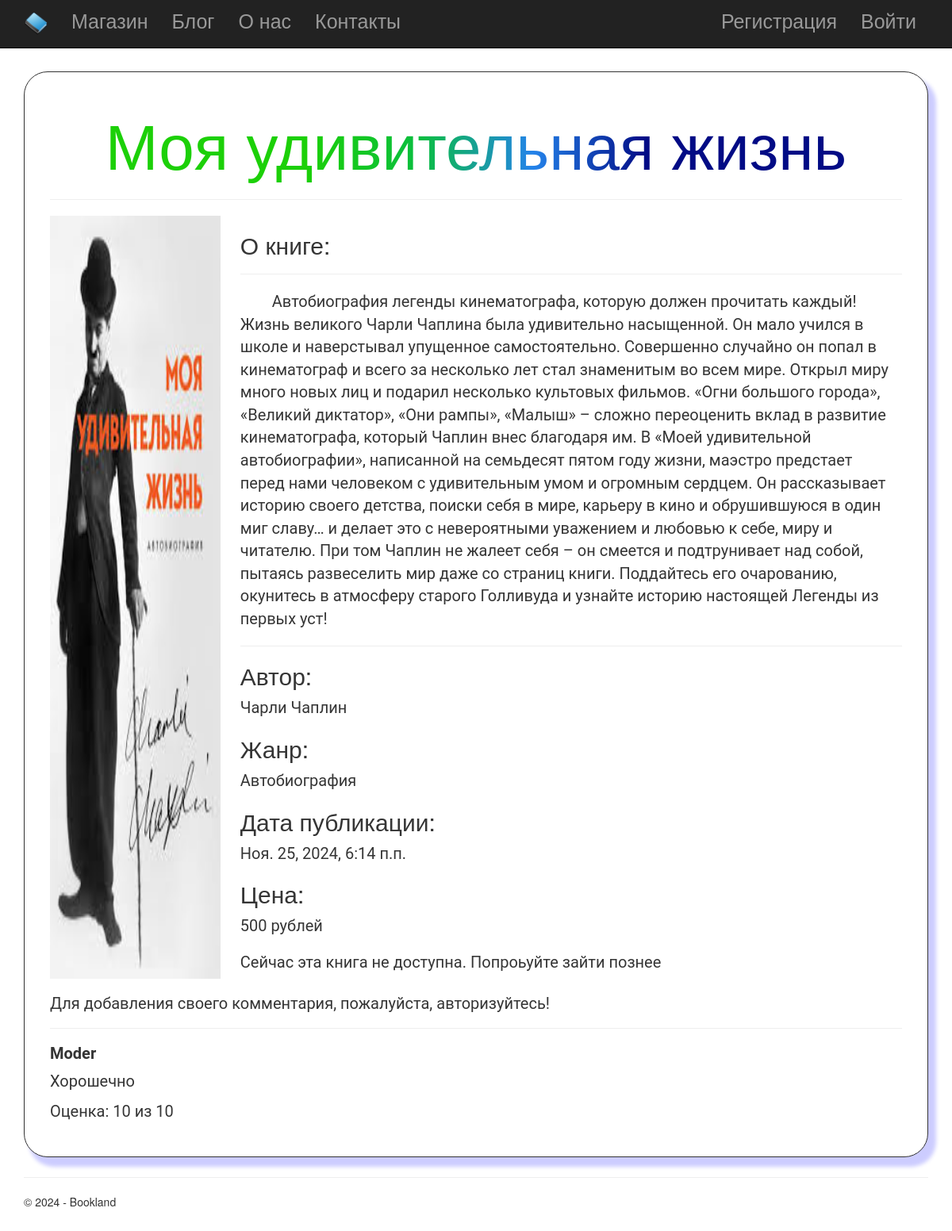
Screenshot of /product/9785041097301/ with the database file from the repository.
### app/models.py (models this page shows, shortened)
class Books(models.Model):
    isbn = models.IntegerField(unique = True, verbose_name = "Isbn", primary_key = True)
    title = models.CharField(max_length = 100, verbose_name = "Заголовок")
    about = models.TextField(verbose_name = "Краткое описание")
    genre = models.CharField(max_length = 100, verbose_name = "Жанр книги")
    posted = models.DateTimeField(verbose_name = "Дата публикации")
    author = models.CharField(max_length = 256, verbose_name = "Автор")
    image = models.FileField(verbose_name = "Фото товара")
    prise = models.IntegerField(verbose_name = "Цена")
    number = models.IntegerField(verbose_name = "Количество на складе", default=0)
    class Meta:
        db_table = "Books"
        verbose_name = "товар"
        verbose_name_plural = "товары"

class Reviews(models.Model):
    author = models.ForeignKey(User, null=True, blank=True, on_delete = models.SET_NULL, verbose_name = "Заказчик")
    text = models.TextField(verbose_name = "отзыв")
    book = models.ForeignKey(Books, null=True, blank=True, on_delete = models.SET_NULL, verbose_name = "Заказчик")
    grade = models.IntegerField()
    class Meta:
        db_table = "Reviews"
        verbose_name = "отзыв"
        verbose_name_plural = "отзывы"

class User(AbstractUser):
    address = models.CharField(max_length = 128, verbose_name = "Адресс", null=True)
    card_number = models.CharField(max_length = 128, verbose_name = "Номер карты", null=True)

### app/views.py (the view, shortened to what this page needs)
# urls.py: path('product/<int:parametr>/', views.product, name='product'),
def product(request, parametr):
    assert isinstance(request, HttpRequest)
    card = Books.objects.get(isbn=parametr)
    comments = Reviews.objects.filter(book=parametr)
    if request.method == "POST":
        form = ReviewsForm(request.POST)
        if form.is_valid():
            comment_f = form.save(commit=False)
            comment_f.author = request.user
            comment_f.book = Books.objects.get(isbn=parametr)
            comment_f.save()
            return redirect('product', parametr=card.isbn)
    else:
        form = ReviewsForm()
    cart = Purchases.objects.filter(models.Q(user=request.user.id) & models.Q(status='cart'))
    return render(
        request,
        'app/product.html',
        {
            'card': card,
            'year':datetime.now().year,
            'comments': comments,
            'form': form,
            'number': 0
        }
    )

### app/templates/app/product.html
﻿{% extends "app/layout.html" %}
{% load static %}
{% block content %}
<div class="block_text">
    <div >
        <h2 class="title_site" style="text-align: center;"> {{card.title}} </h2>
        <hr/>
        <div style="display:flex">
            <img src="{{ card.image.url }}" alt="Картинка!" style="min-width: 20%; min-height: 20%; margin-right: 25px"/>
            <div >
                <h2>О книге:</h2>
                <hr/>
                <p class="text" style="text-indent: 40px;">{{card.about}} </p>
                <hr/>
                <h2>Автор: </h2>
                <p class="text">{{card.author}} </p>
                <h2>Жанр: </h2>
                <p class="text">{{card.genre}} </p>
                <h2>Дата публикации: </h2>
                <p class="text">{{card.posted}} </p>
                <h2>Цена: </h2>
                <p class="text">{{card.prise}} рублей </p>
                {% if card.number > 0 %}
                    {% if user.is_authenticated %}
                        {% if number.number > 0 %}
                            <div style="display:flex">
                                <a href="{% url 'downbookView' parametr=card.isbn %}" role="button" type="submit" class="save btn btn-default">Убрать</a>
                                <p class="text" style="margin-left:5px; margin-right:5px">{{number.number}}</p>
                                <a href="{% url 'addBook' parametr=card.isbn %}" role="button" type="submit" class="save btn btn-default">Добавить</a>
                            </div>
                        {% else %}
                            <a href="{% url 'addBook' parametr=card.isbn %}" role="button" type="submit" class="save btn btn-default">Купить</a>
                        {% endif %}
                    {% else %}
                        <h3 class="text"> Чтобы купить книгу авторизуйтесь </h3>
                    {% endif %}
                {% else %}
                    <h3 class="text"> Сейчас эта книга не доступна. Попроьуйте зайти познее </h3>
                {% endif %}
            </div>
        </div>
        <div>
            {% if user.is_authenticated %}
                <h3 class="text">Оставить отзыв</h3>
                <form method="POST" >{% csrf_token %}
                    <div>
                        {{form.as_p}}
                        <button type="submit" class="save btn btn-default"> Отправить комментарий </button>
                    </div>
                </form>
            {% else %}
                <h3 class="text"> Для добавления своего комментария, пожалуйста, авторизуйтесь! </h3>
            {% endif %}
            <hr />
            {% for comment in comments %}
                <h5 class="text" style="font-weight: 700;"> {{comment.author}} </h5>
                <p class="text"> {{comment.text|linebreaksbr}} </p>
                <p class="text"> Оценка: {{comment.grade}} из 10 </p>
            {% endfor %}
        </div>
    </div>
</div>
{% endblock %}

### app/static/app/content/site.css (style rules this page uses)
.text { font-size: 20px; font-family: Roboto; margin-right: 5px; font-weight: normal; }
.block_text { display: flex; margin: 20px; padding: 32px; border: 1px solid #333; border-radius: 30px; color: #353535; background-color: white; box-shadow: 8px 10px 5px 2px rgba(0, 0, 255, .2); margin-left: auto; margin-right: auto; margin-bottom: 25px; }
.title_site { font-family: Arial; font-size: 80px; background-color: #2483ea; background-image: linear-gradient(to right, #1cd008 30%, #0abe3f, #2483ea, #010b85 70%); background-clip: text; -webkit-text-fill-color: transparent; }

### rows the page displays
Books: title "Моя удивительная жизнь", image (picture), about "Автобиография легенды кинематографа, которую должен прочитать каждый! Жизнь великого Чарли Чаплина была удивительно насыщенной. Он мало учился в школе и наверстывал упущенное самостоятельно. Совершенно случайно он попал в кинематограф и всего за несколько лет стал знаменитым во всем мире. Открыл миру много новых лиц и подарил несколько культовых фильмов. «Огни большого города», «Великий диктатор», «Они рампы», «Малыш» – сложно переоценить вклад в развитие кинематографа, который Чаплин внес благодаря им. В «Моей удивительной автобиографии», написанной на семьдесят пятом году жизни, маэстро предстает перед нами человеком с удивительным умом и огромным сердцем. Он рассказывает историю своего…", author "Чарли Чаплин", genre "Автобиография", posted "Ноя. 25, 2024, 6:14 п.п.", prise "500"
Reviews: author "Moder", text "Хорошечно", grade "10"
